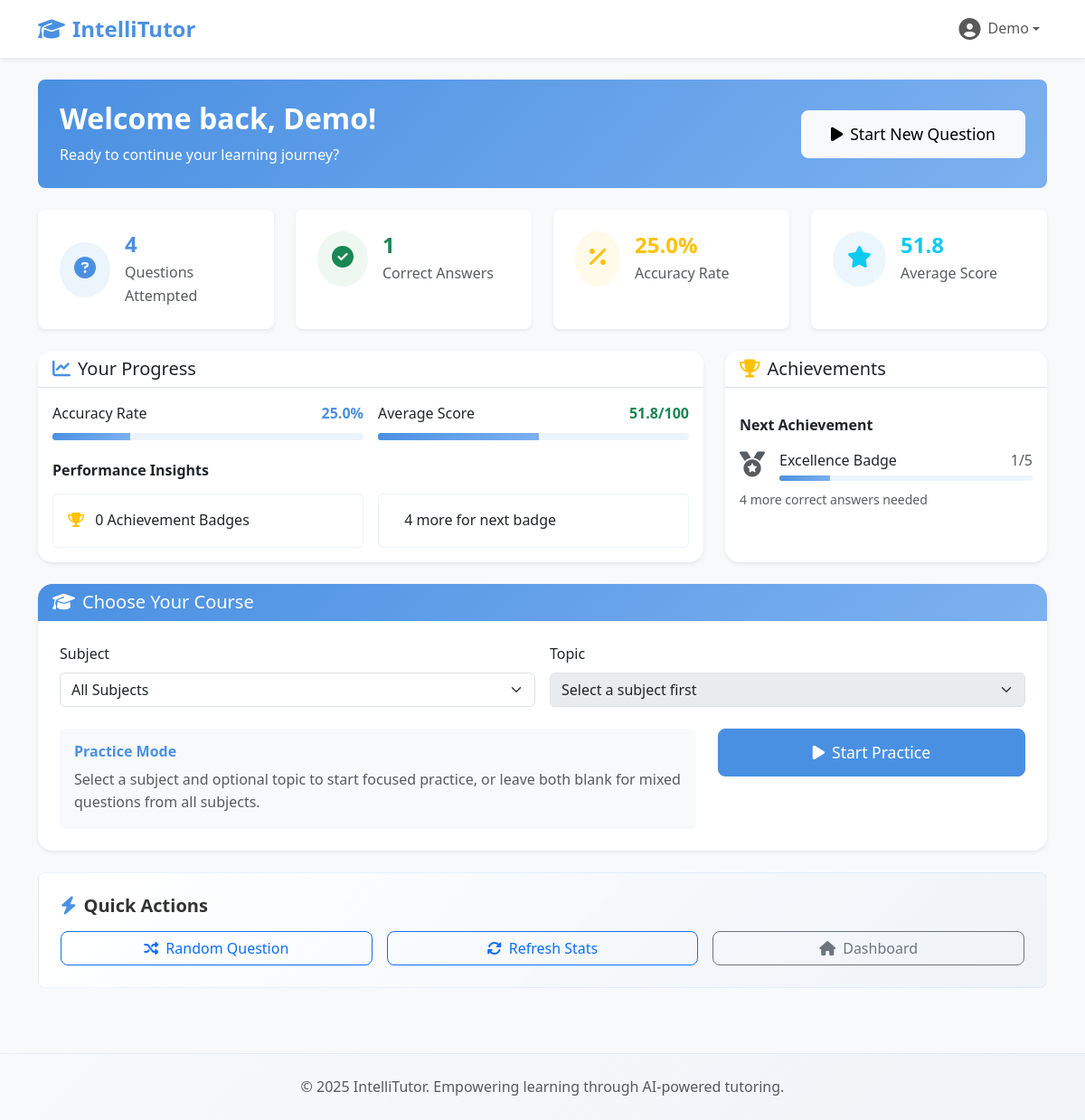
Page /student/dashboard (signed in) on the earlier database version.
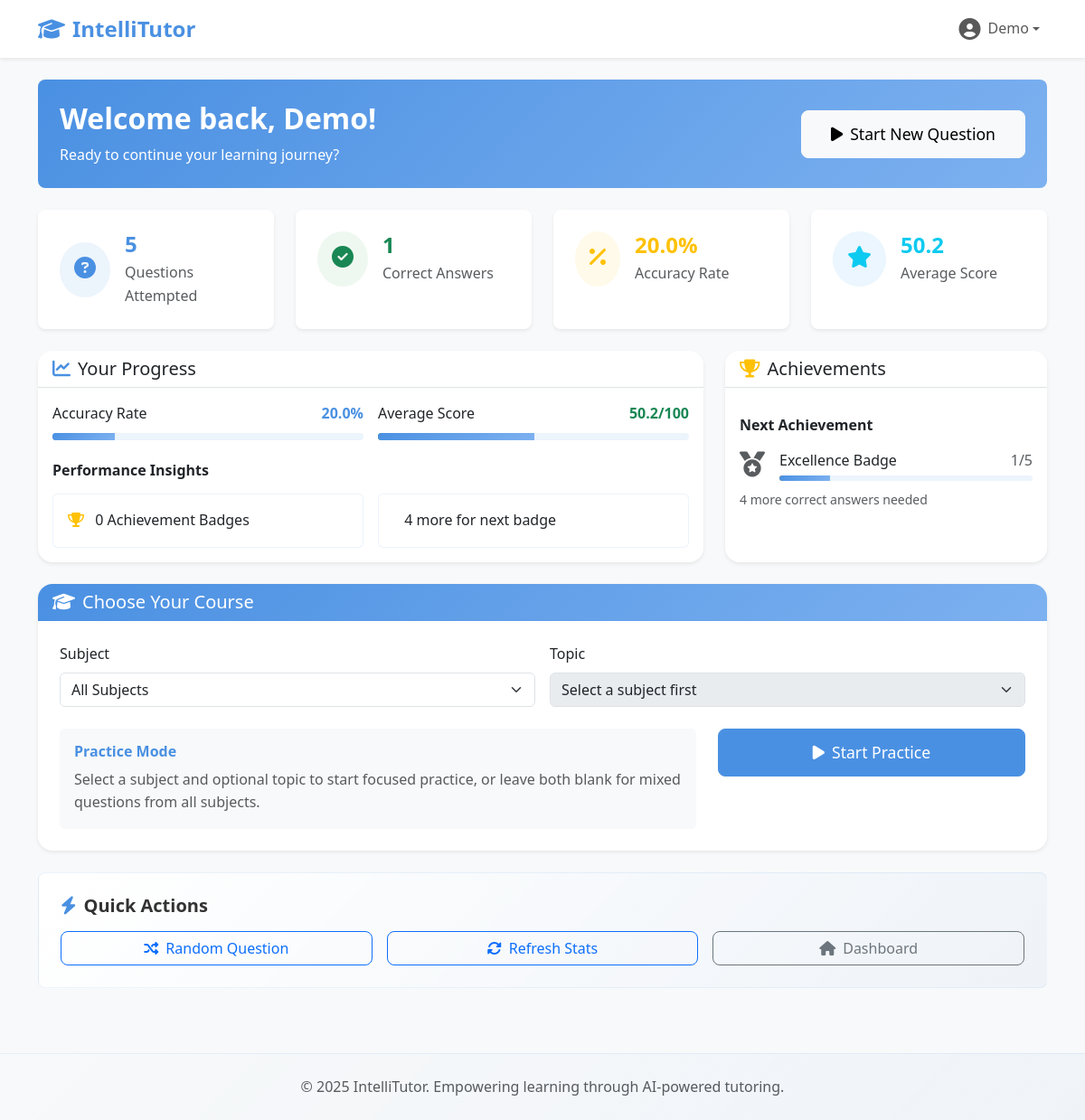
Same page on the later database version.
### models.py (models this page shows, shortened)
class User(UserMixin, db.Model):
    __tablename__ = 'users'
    id = db.Column(db.Integer, primary_key=True)
    username = db.Column(db.String(80), unique=True, nullable=False)
    email = db.Column(db.String(120), unique=True, nullable=False)
    password_hash = db.Column(db.String(256), nullable=False)
    first_name = db.Column(db.String(50), nullable=True)
    last_name = db.Column(db.String(50), nullable=True)
    role = db.Column(db.String(20), default='student')  # 'student' or 'admin'
    questions_attempted = db.Column(db.Integer, default=0)
    questions_correct = db.Column(db.Integer, default=0)
    total_score = db.Column(db.Integer, default=0)
    badges = db.Column(db.Integer, default=0)
    created_at = db.Column(db.DateTime, default=datetime.now)
    updated_at = db.Column(db.DateTime, default=datetime.now, onupdate=datetime.now)

### routes.py (the view)
@app.route('/student/dashboard')
@require_login
def student_dashboard():
    user = current_user
    accuracy = 0
    if user.questions_attempted > 0:
        accuracy = round((user.questions_correct / user.questions_attempted) * 100, 1)
    avg_score = 0
    if user.questions_attempted > 0:
        avg_score = round(user.total_score / user.questions_attempted, 1)
    expected_badges = user.questions_correct // 5
    if expected_badges > user.badges:
        user.badges = expected_badges
        db.session.commit()
        flash(f'Congratulations! You earned a new badge for answering {user.questions_correct} questions correctly!', 'success')
    subjects = get_all_subjects_from_db()
    return render_template('student_dashboard.html',
                         user=user,
                         accuracy=accuracy,
                         avg_score=avg_score,
                         subjects=subjects)

### auth.py (called while the page is built)
@login_manager.user_loader
def load_user(user_id):
    return User.query.get(int(user_id))

def require_login(f):
    @wraps(f)
    def decorated_function(*args, **kwargs):
        if not current_user.is_authenticated:
            return redirect(url_for('auth.login', next=request.url))
        return f(*args, **kwargs)
    return decorated_function

### routes.py (called while the page is built)
def get_all_subjects_from_db():
    db_subjects = db.session.query(Question.subject).distinct().all()
    if db_subjects:
        subjects = [s[0] for s in db_subjects]
        return subjects
    else:
        return get_all_subjects()

@app.before_request
def make_session_permanent():
    session.permanent = True

### templates/student_dashboard.html (shortened to what the changed rows need)
{% extends "base.html" %}
{% block content %}
<div class="container py-4">
    <div class="row mb-4">
        <div class="col-12">
            <div class="welcome-header bg-primary-gradient text-white p-4 rounded-3">
                <div class="row align-items-center">
                    <div class="col-md-8">
                        <h1 class="h2 fw-bold mb-2">
                            Welcome back, {{ current_user.first_name or 'Student' }}!
                        </h1>
                        <p class="mb-0 opacity-90">Ready to continue your learning journey?</p>
                    </div>
                </div>
            </div>
        </div>
    </div>
    <div class="row g-4 mb-4">
        <div class="col-md-3">
            <div class="stat-card bg-white rounded-3 p-4 shadow-sm h-100">
                <div class="d-flex align-items-center">
                    <div>
                        <h3 class="h4 fw-bold text-primary mb-1">{{ user.questions_attempted }}</h3>
                        <p class="text-muted mb-0">Questions Attempted</p>
                    </div>
                </div>
            </div>
        </div>
        <div class="col-md-3">
            <div class="stat-card bg-white rounded-3 p-4 shadow-sm h-100">
                <div class="d-flex align-items-center">
                    <div>
                        <h3 class="h4 fw-bold text-success mb-1">{{ user.questions_correct }}</h3>
                        <p class="text-muted mb-0">Correct Answers</p>
                    </div>
                </div>
            </div>
        </div>
        <div class="col-md-3">
            <div class="stat-card bg-white rounded-3 p-4 shadow-sm h-100">
                <div class="d-flex align-items-center">
                    <div>
                        <h3 class="h4 fw-bold text-warning mb-1">{{ accuracy }}%</h3>
                        <p class="text-muted mb-0">Accuracy Rate</p>
                    </div>
                </div>
            </div>
        </div>
        <div class="col-md-3">
            <div class="stat-card bg-white rounded-3 p-4 shadow-sm h-100">
                <div class="d-flex align-items-center">
                    <div>
                        <h3 class="h4 fw-bold text-info mb-1">{{ avg_score }}</h3>
                        <p class="text-muted mb-0">Average Score</p>
                    </div>
                </div>
            </div>
        </div>
    </div>
    <div class="row g-4">
        <div class="col-lg-8">
            <div class="card shadow-sm h-100">
                <div class="card-body">
                    {% if user.questions_attempted > 0 %}
                        <div class="row g-3">
                            <div class="col-sm-6">
                                <div class="progress-item">
                                    <div class="d-flex justify-content-between mb-2">
                                        <span class="fw-medium">Accuracy Rate</span>
                                        <span class="text-primary fw-bold">{{ accuracy }}%</span>
                                    </div>
                                    <div class="progress" style="height: 8px;">
                                        <div class="progress-bar bg-primary" style="width: {{ accuracy }}%"></div>
                                    </div>
                                </div>
                            </div>
                            <div class="col-sm-6">
                                <div class="progress-item">
                                    <div class="d-flex justify-content-between mb-2">
                                        <span class="fw-medium">Average Score</span>
                                        <span class="text-success fw-bold">{{ avg_score }}/100</span>
                                    </div>
                                    <div class="progress" style="height: 8px;">
                                        <div class="progress-bar bg-success" style="width: {{ avg_score }}%"></div>
                                    </div>
                                </div>
                            </div>
                        </div>
                        <div class="mt-4">
                            <h6 class="fw-bold mb-3">Performance Insights</h6>
                            <div class="row g-3">
                                <div class="col-sm-6">
                                    <div class="insight-card p-3 bg-light rounded">
                                        <i class="fas fa-trophy text-warning me-2"></i>
                                        <span class="fw-medium">{{ user.badges }} Achievement Badge{{ 's' if user.badges != 1 else '' }}</span>
                                    </div>
                                </div>
                                <div class="col-sm-6">
                                    <div class="insight-card p-3 bg-light rounded">
                                        <span class="fw-medium">{{ 5 - (user.questions_correct % 5) }} more for next badge</span>
                                    </div>
                                </div>
                            </div>
                        </div>
                    {% endif %}
                </div>
            </div>
        </div>
                    {% set next_badge_target = ((user.questions_correct // 5) + 1) * 5 %}
                    {% set progress_to_next = user.questions_correct % 5 %}
    </div>
</div>
{% endblock %}

### templates/base.html (shortened to what this page needs)
<!DOCTYPE html>
<html lang="en">
<head>
    <link href="https://cdn.jsdelivr.net/npm/bootstrap@5.3.0/dist/css/bootstrap.min.css" rel="stylesheet">
    <link href="https://cdnjs.cloudflare.com/ajax/libs/font-awesome/6.4.0/css/all.min.css" rel="stylesheet">
    <link href="{{ url_for('static', filename='css/style.css') }}" rel="stylesheet">
</head>
<body>
    <nav class="navbar navbar-expand-lg navbar-light bg-white shadow-sm">
        <div class="container">
            <a class="navbar-brand fw-bold text-primary" href="{{ url_for('index') }}">
                <i class="fas fa-graduation-cap me-2"></i>IntelliTutor
            </a>
            <div class="collapse navbar-collapse" id="navbarNav">
                <ul class="navbar-nav ms-auto">
                    {% if current_user.is_authenticated %}
                        <li class="nav-item dropdown">
                            <a class="nav-link dropdown-toggle d-flex align-items-center" href="#" id="navbarDropdown" role="button" data-bs-toggle="dropdown">
                                <i class="fas fa-user-circle me-2 fs-4"></i>
                                {{ current_user.first_name or current_user.username or 'User' }}
                            </a>
                        </li>
                    {% else %}
                        <li class="nav-item">
                            <a class="btn btn-primary" href="{{ url_for('auth.login') }}">
                                <i class="fas fa-sign-in-alt me-2"></i>Login
                            </a>
                        </li>
                    {% endif %}
                </ul>
            </div>
        </div>
    </nav>
    <main>
        {% block content %}{% endblock %}
    </main>
    <footer class="bg-light text-center py-4 mt-5">
        <div class="container">
            <p class="text-muted mb-0">
                &copy; 2025 IntelliTutor. Empowering learning through AI-powered tutoring.
            </p>
        </div>
    </footer>
</body>
</html>

Differences in the rows shown:
changed User "Demo": questions_attempted "4" → "5"
Other differences:
{{ accuracy }}: "25.0" → "20.0"
{{ avg_score }}: "51.8" → "50.2"
